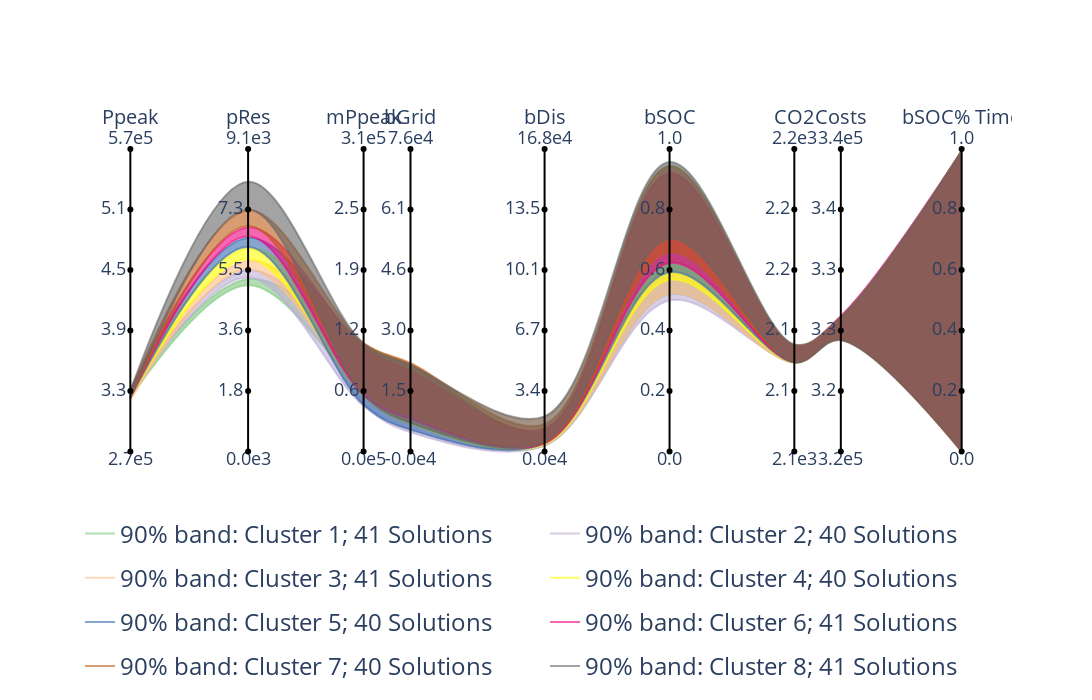

Source (notebook cell):
### Code cell
# Choose Band 8, group by "pRes"

band = 8

data_copy = data_copy.copy()
data_copy = data_copy[data_copy["cluster"]== band]


# Cluster into 8 groups
obj_to_cluster = "pRes"
n_clusters = 8

data_copy["cluster"] = 1
for i in range(1, n_clusters):
    data_copy.loc[data_copy[obj_to_cluster] > data_copy[obj_to_cluster].quantile(i / n_clusters), "cluster"] = i+1

ordered_data, axis_dist, axis_signs = calculate_axes_positions(
        data_copy[objs],
        obj_order,
        corr,
        dist_parameter=0.521,
        distance_formula=1,
    )

#scales = pd.DataFrame([ordered_data.min(axis=0), ordered_data.max(axis=0)], index=["min", "max"])

fig = SCORE_bands(
    ordered_data,
    color_groups=data_copy["cluster"].tolist(),
    bands=True,
    quantile=0.05,
    axis_positions=axis_dist,
    solutions=False,
    scales=scales[ordered_data.columns],
)

fig.update_layout(
    width=1500,
    height=700,
)

### Figure 1 — Plotly figure (JSON) as saved in the notebook; plotly's stock layout.template omitted (floating-point values rounded to 4 significant figures)
{"data": [{"hovertext": "Cluster 1", "legendgroup": "90% band: Cluster 1", "line": {"color": "rgba(0.4980392156862745, 0.788235294117647, 0.4980392156862745, 0.6)", "shape": "spline"}, "mode": "lines", "name": "90% band: Cluster 1; 41 Solutions        ", "showlegend": true, "type": "scatter", "visible": true, "x": [0, 0.1416, 0.2806, 0.337, 0.4983, 0.6486, 0.7987, 0.8546, 1], "y": [0.1789, 0.5495, 0.2045, 0.1104, 0.01994, 0.5199, 0.2954, 0.3681, 0.001008]}, {"fill": "tonexty", "fillcolor": "rgba(0.4980392156862745, 0.788235294117647, 0.4980392156862745, 0.6)", "hovertext": "Cluster 1", "legendgroup": "90% band: Cluster 1", "line": {"color": "rgba(0.4980392156862745, 0.788235294117647, 0.4980392156862745, 0.6)", "shape": "spline"}, "mode": "lines", "name": "Cluster 1", "showlegend": false, "type": "scatter", "visible": true, "x": [0, 0.1416, 0.2806, 0.337, 0.4983, 0.6486, 0.7987, 0.8546, 1], "y": [0.2018, 0.57, 0.3492, 0.2751, 0.06506, 0.9452, 0.3497, 0.4398, 0.9947]}, {"hovertext": "Cluster 2", "legendgroup": "90% band: Cluster 2", "line": {"color": "rgba(0.7450980392156863, 0.6823529411764706, 0.8313725490196079, 0.6)", "shape": "spline"}, "mode": "lines", "name": "90% band: Cluster 2; 40 Solutions        ", "showlegend": true, "type": "scatter", "visible": true, "x": [0, 0.1416, 0.2806, 0.337, 0.4983, 0.6486, 0.7987, 0.8546, 1], "y": [0.1816, 0.5754, 0.1503, 0.06391, 0.01999, 0.4995, 0.3, 0.3762, 0.001008]}, {"fill": "tonexty", "fillcolor": "rgba(0.7450980392156863, 0.6823529411764706, 0.8313725490196079, 0.6)", "hovertext": "Cluster 2", "legendgroup": "90% band: Cluster 2", "line": {"color": "rgba(0.7450980392156863, 0.6823529411764706, 0.8313725490196079, 0.6)", "shape": "spline"}, "mode": "lines", "name": "Cluster 2", "showlegend": false, "type": "scatter", "visible": true, "x": [0, 0.1416, 0.2806, 0.337, 0.4983, 0.6486, 0.7987, 0.8546, 1], "y": [0.2018, 0.599, 0.3216, 0.2514, 0.05513, 0.933, 0.3529, 0.4484, 0.9928]}, {"hovertext": "Cluster 3", "legendgroup": "90% band: Cluster 3", "line": {"color": "rgba(0.9921568627450981, 0.7529411764705882, 0.5254901960784314, 0.6)", "shape": "spline"}, "mode": "lines", "name": "90% band: Cluster 3; 41 Solutions        ", "showlegend": true, "type": "scatter", "visible": true, "x": [0, 0.1416, 0.2806, 0.337, 0.4983, 0.6486, 0.7987, 0.8546, 1], "y": [0.1704, 0.6037, 0.1897, 0.09503, 0.0215, 0.5223, 0.2936, 0.368, 0.001008]}, {"fill": "tonexty", "fillcolor": "rgba(0.9921568627450981, 0.7529411764705882, 0.5254901960784314, 0.6)", "hovertext": "Cluster 3", "legendgroup": "90% band: Cluster 3", "line": {"color": "rgba(0.9921568627450981, 0.7529411764705882, 0.5254901960784314, 0.6)", "shape": "spline"}, "mode": "lines", "name": "Cluster 3", "showlegend": false, "type": "scatter", "visible": true, "x": [0, 0.1416, 0.2806, 0.337, 0.4983, 0.6486, 0.7987, 0.8546, 1], "y": [0.2018, 0.6306, 0.3526, 0.2843, 0.1131, 0.9057, 0.3456, 0.4354, 0.9877]}, {"hovertext": "Cluster 4", "legendgroup": "90% band: Cluster 4", "line": {"color": "rgba(1.0, 1.0, 0.6, 0.6)", "shape": "spline"}, "mode": "lines", "name": "90% band: Cluster 4; 40 Solutions        ", "showlegend": true, "type": "scatter", "visible": true, "x": [0, 0.1416, 0.2806, 0.337, 0.4983, 0.6486, 0.7987, 0.8546, 1], "y": [0.1782, 0.6366, 0.182, 0.09067, 0.02424, 0.5677, 0.2941, 0.3699, 0.001227]}, {"fill": "tonexty", "fillcolor": "rgba(1.0, 1.0, 0.6, 0.6)", "hovertext": "Cluster 4", "legendgroup": "90% band: Cluster 4", "line": {"color": "rgba(1.0, 1.0, 0.6, 0.6)", "shape": "spline"}, "mode": "lines", "name": "Cluster 4", "showlegend": false, "type": "scatter", "visible": true, "x": [0, 0.1416, 0.2806, 0.337, 0.4983, 0.6486, 0.7987, 0.8546, 1], "y": [0.2018, 0.6716, 0.3551, 0.2848, 0.07391, 0.8806, 0.3524, 0.4438, 0.9784]}, {"hovertext": "Cluster 5", "legendgroup": "90% band: Cluster 5", "line": {"color": "rgba(0.2196078431372549, 0.4235294117647059, 0.6901960784313725, 0.6)", "shape": "spline"}, "mode": "lines", "name": "90% band: Cluster 5; 40 Solutions        ", "showlegend": true, "type": "scatter", "visible": true, "x": [0, 0.1416, 0.2806, 0.337, 0.4983, 0.6486, 0.7987, 0.8546, 1], "y": [0.1782, 0.6762, 0.1551, 0.07235, 0.02685, 0.5921, 0.2947, 0.3693, 0.001675]}, {"fill": "tonexty", "fillcolor": "rgba(0.2196078431372549, 0.4235294117647059, 0.6901960784313725, 0.6)", "hovertext": "Cluster 5", "legendgroup": "90% band: Cluster 5", "line": {"color": "rgba(0.2196078431372549, 0.4235294117647059, 0.6901960784313725, 0.6)", "shape": "spline"}, "mode": "lines", "name": "Cluster 5", "showlegend": false, "type": "scatter", "visible": true, "x": [0, 0.1416, 0.2806, 0.337, 0.4983, 0.6486, 0.7987, 0.8546, 1], "y": [0.2018, 0.7062, 0.3562, 0.2876, 0.07031, 0.9173, 0.3461, 0.4369, 0.9909]}, {"hovertext": "Cluster 6", "legendgroup": "90% band: Cluster 6", "line": {"color": "rgba(0.9411764705882353, 0.00784313725490196, 0.4980392156862745, 0.6)", "shape": "spline"}, "mode": "lines", "name": "90% band: Cluster 6; 41 Solutions        ", "showlegend": true, "type": "scatter", "visible": true, "x": [0, 0.1416, 0.2806, 0.337, 0.4983, 0.6486, 0.7987, 0.8546, 1], "y": [0.1782, 0.7111, 0.1867, 0.1073, 0.0282, 0.6235, 0.2958, 0.3713, 0.001456]}, {"fill": "tonexty", "fillcolor": "rgba(0.9411764705882353, 0.00784313725490196, 0.4980392156862745, 0.6)", "hovertext": "Cluster 6", "legendgroup": "90% band: Cluster 6", "line": {"color": "rgba(0.9411764705882353, 0.00784313725490196, 0.4980392156862745, 0.6)", "shape": "spline"}, "mode": "lines", "name": "Cluster 6", "showlegend": false, "type": "scatter", "visible": true, "x": [0, 0.1416, 0.2806, 0.337, 0.4983, 0.6486, 0.7987, 0.8546, 1], "y": [0.2018, 0.7415, 0.3443, 0.2676, 0.07627, 0.9205, 0.3509, 0.4474, 0.9919]}, {"hovertext": "Cluster 7", "legendgroup": "90% band: Cluster 7", "line": {"color": "rgba(0.7490196078431373, 0.3568627450980392, 0.09019607843137253, 0.6)", "shape": "spline"}, "mode": "lines", "name": "90% band: Cluster 7; 40 Solutions        ", "showlegend": true, "type": "scatter", "visible": true, "x": [0, 0.1416, 0.2806, 0.337, 0.4983, 0.6486, 0.7987, 0.8546, 1], "y": [0.1782, 0.7456, 0.201, 0.1195, 0.03042, 0.6591, 0.2965, 0.3733, 0.001456]}, {"fill": "tonexty", "fillcolor": "rgba(0.7490196078431373, 0.3568627450980392, 0.09019607843137253, 0.6)", "hovertext": "Cluster 7", "legendgroup": "90% band: Cluster 7", "line": {"color": "rgba(0.7490196078431373, 0.3568627450980392, 0.09019607843137253, 0.6)", "shape": "spline"}, "mode": "lines", "name": "Cluster 7", "showlegend": false, "type": "scatter", "visible": true, "x": [0, 0.1416, 0.2806, 0.337, 0.4983, 0.6486, 0.7987, 0.8546, 1], "y": [0.2018, 0.797, 0.3588, 0.2925, 0.09011, 0.9419, 0.35, 0.443, 0.9923]}, {"hovertext": "Cluster 8", "legendgroup": "90% band: Cluster 8", "line": {"color": "rgba(0.4, 0.4, 0.4, 0.6)", "shape": "spline"}, "mode": "lines", "name": "90% band: Cluster 8; 41 Solutions        ", "showlegend": true, "type": "scatter", "visible": true, "x": [0, 0.1416, 0.2806, 0.337, 0.4983, 0.6486, 0.7987, 0.8546, 1], "y": [0.1782, 0.7996, 0.1865, 0.09491, 0.03341, 0.7031, 0.2946, 0.3683, 0.001792]}, {"fill": "tonexty", "fillcolor": "rgba(0.4, 0.4, 0.4, 0.6)", "hovertext": "Cluster 8", "legendgroup": "90% band: Cluster 8", "line": {"color": "rgba(0.4, 0.4, 0.4, 0.6)", "shape": "spline"}, "mode": "lines", "name": "Cluster 8", "showlegend": false, "type": "scatter", "visible": true, "x": [0, 0.1416, 0.2806, 0.337, 0.4983, 0.6486, 0.7987, 0.8546, 1], "y": [0.2018, 0.8917, 0.3557, 0.2846, 0.1164, 0.9566, 0.3542, 0.444, 0.992]}, {"line": {"color": "black"}, "mode": "text", "showlegend": false, "text": ["2.7e5"], "textposition": "bottom center", "type": "scatter", "x": [0], "y": [0]}, {"line": {"color": "black"}, "mode": "text", "showlegend": false, "text": ["5.7e5"], "textposition": "top center", "type": "scatter", "x": [0], "y": [1]}, {"line": {"color": "black"}, "mode": "markers+lines+text", "showlegend": false, "text": ["", "3.3", "3.9", "4.5", "5.1", ""], "textposition": "middle left", "type": "scatter", "x": [0, 0, 0, 0, 0, 0], "y": [0, 0.2, 0.4, 0.6, 0.8, 1]}, {"mode": "text", "showlegend": false, "text": "Ppeak", "textfont": {"size": 20}, "type": "scatter", "x": [0], "y": [1.1]}, {"line": {"color": "black"}, "mode": "text", "showlegend": false, "text": ["0.0e3"], "textposition": "bottom center", "type": "scatter", "x": [0.1416], "y": [0]}, {"line": {"color": "black"}, "mode": "text", "showlegend": false, "text": ["9.1e3"], "textposition": "top center", "type": "scatter", "x": [0.1416], "y": [1]}, {"line": {"color": "black"}, "mode": "markers+lines+text", "showlegend": false, "text": ["", "1.8", "3.6", "5.5", "7.3", ""], "textposition": "middle left", "type": "scatter", "x": [0.1416, 0.1416, 0.1416, 0.1416, 0.1416, 0.1416], "y": [0, 0.2, 0.4, 0.6, 0.8, 1]}, {"mode": "text", "showlegend": false, "text": "pRes", "textfont": {"size": 20}, "type": "scatter", "x": [0.1416], "y": [1.1]}, {"line": {"color": "black"}, "mode": "text", "showlegend": false, "text": ["0.0e5"], "textposition": "bottom center", "type": "scatter", "x": [0.2806], "y": [0]}, {"line": {"color": "black"}, "mode": "text", "showlegend": false, "text": ["3.1e5"], "textposition": "top center", "type": "scatter", "x": [0.2806], "y": [1]}, {"line": {"color": "black"}, "mode": "markers+lines+text", "showlegend": false, "text": ["", "0.6", "1.2", "1.9", "2.5", ""], "textposition": "middle left", "type": "scatter", "x": [0.2806, 0.2806, 0.2806, 0.2806, 0.2806, 0.2806], "y": [0, 0.2, 0.4, 0.6, 0.8, 1]}, {"mode": "text", "showlegend": false, "text": "mPpeak", "textfont": {"size": 20}, "type": "scatter", "x": [0.2806], "y": [1.1]}, {"line": {"color": "black"}, "mode": "text", "showlegend": false, "text": ["-0.0e4"], "textposition": "bottom center", "type": "scatter", "x": [0.337], "y": [0]}, {"line": {"color": "black"}, "mode": "text", "showlegend": false, "text": ["7.6e4"], "textposition": "top center", "type": "scatter", "x": [0.337], "y": [1]}, {"line": {"color": "black"}, "mode": "markers+lines+text", "showlegend": false, "text": ["", "1.5", "3.0", "4.6", "6.1", ""], "textposition": "middle left", "type": "scatter", "x": [0.337, 0.337, 0.337, 0.337, 0.337, 0.337], "y": [0, 0.2, 0.4, 0.6, 0.8, 1]}, {"mode": "text", "showlegend": false, "text": "bGrid", "textfont": {"size": 20}, "type": "scatter", "x": [0.337], "y": [1.1]}, {"line": {"color": "black"}, "mode": "text", "showlegend": false, "text": ["0.0e4"], "textposition": "bottom center", "type": "scatter", "x": [0.4983], "y": [0]}, {"line": {"color": "black"}, "mode": "text", "showlegend": false, "text": ["16.8e4"], "textposition": "top center", "type": "scatter", "x": [0.4983], "y": [1]}, {"line": {"color": "black"}, "mode": "markers+lines+text", "showlegend": false, "text": ["", "3.4", "6.7", "10.1", "13.5", ""], "textposition": "middle left", "type": "scatter", "x": [0.4983, 0.4983, 0.4983, 0.4983, 0.4983, 0.4983], "y": [0, 0.2, 0.4, 0.6, 0.8, 1]}, {"mode": "text", "showlegend": false, "text": "bDis", "textfont": {"size": 20}, "type": "scatter", "x": [0.4983], "y": [1.1]}, {"line": {"color": "black"}, "mode": "text", "showlegend": false, "text": ["0.0"], "textposition": "bottom center", "type": "scatter", "x": [0.6486], "y": [0]}, {"line": {"color": "black"}, "mode": "text", "showlegend": false, "text": ["1.0"], "textposition": "top center", "type": "scatter", "x": [0.6486], "y": [1]}, {"line": {"color": "black"}, "mode": "markers+lines+text", "showlegend": false, "text": ["", "0.2", "0.4", "0.6", "0.8", ""], "textposition": "middle left", "type": "scatter", "x": [0.6486, 0.6486, 0.6486, 0.6486, 0.6486, 0.6486], "y": [0, 0.2, 0.4, 0.6, 0.8, 1]}, {"mode": "text", "showlegend": false, "text": "bSOC", "textfont": {"size": 20}, "type": "scatter", "x": [0.6486], "y": [1.1]}, {"line": {"color": "black"}, "mode": "text", "showlegend": false, "text": ["2.1e3"], "textposition": "bottom center", "type": "scatter", "x": [0.7987], "y": [0]}, {"line": {"color": "black"}, "mode": "text", "showlegend": false, "text": ["2.2e3"], "textposition": "top center", "type": "scatter", "x": [0.7987], "y": [1]}, {"line": {"color": "black"}, "mode": "markers+lines+text", "showlegend": false, "text": ["", "2.1", "2.1", "2.2", "2.2", ""], "textposition": "middle left", "type": "scatter", "x": [0.7987, 0.7987, 0.7987, 0.7987, 0.7987, 0.7987], "y": [0, 0.2, 0.4, 0.6, 0.8, 1]}, {"mode": "text", "showlegend": false, "text": "CO2", "textfont": {"size": 20}, "type": "scatter", "x": [0.7987], "y": [1.1]}, {"line": {"color": "black"}, "mode": "text", "showlegend": false, "text": ["3.2e5"], "textposition": "bottom center", "type": "scatter", "x": [0.8546], "y": [0]}, {"line": {"color": "black"}, "mode": "text", "showlegend": false, "text": ["3.4e5"], "textposition": "top center", "type": "scatter", "x": [0.8546], "y": [1]}, {"line": {"color": "black"}, "mode": "markers+lines+text", "showlegend": false, "text": ["", "3.2", "3.3", "3.3", "3.4", ""], "textposition": "middle left", "type": "scatter", "x": [0.8546, 0.8546, 0.8546, 0.8546, 0.8546, 0.8546], "y": [0, 0.2, 0.4, 0.6, 0.8, 1]}, {"mode": "text", "showlegend": false, "text": "Costs", "textfont": {"size": 20}, "type": "scatter", "x": [0.8546], "y": [1.1]}, {"line": {"color": "black"}, "mode": "text", "showlegend": false, "text": ["0.0"], "textposition": "bottom center", "type": "scatter", "x": [1], "y": [0]}, {"line": {"color": "black"}, "mode": "text", "showlegend": false, "text": ["1.0"], "textposition": "top center", "type": "scatter", "x": [1], "y": [1]}, {"line": {"color": "black"}, "mode": "markers+lines+text", "showlegend": false, "text": ["", "0.2", "0.4", "0.6", "0.8", ""], "textposition": "middle left", "type": "scatter", "x": [1, 1, 1, 1, 1, 1], "y": [0, 0.2, 0.4, 0.6, 0.8, 1]}, {"mode": "text", "showlegend": false, "text": "bSOC% Time", "textfont": {"size": 20}, "type": "scatter", "x": [1], "y": [1.1]}], "layout": {"font": {"size": 18}, "height": 700, "legend": {"font": {"size": 24}, "orientation": "h", "yanchor": "top"}, "plot_bgcolor": "rgba(0,0,0,0)", "width": 1500, "xaxis": {"showgrid": false, "showticklabels": false, "zeroline": false}, "yaxis": {"showgrid": false, "showticklabels": false, "zeroline": false}}}
